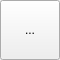
<?xml version="1.0" encoding="UTF-8"?>
<ui version="4.0">
 <class>HomeWidget</class>
 <widget class="QFrame" name="HomeWidget">
  <property name="geometry">
   <rect>
    <x>0</x>
    <y>0</y>
    <width>60</width>
    <height>60</height>
   </rect>
  </property>
  <property name="sizePolicy">
   <sizepolicy hsizetype="Expanding" vsizetype="Expanding">
    <horstretch>0</horstretch>
    <verstretch>0</verstretch>
   </sizepolicy>
  </property>
  <property name="minimumSize">
   <size>
    <width>60</width>
    <height>60</height>
   </size>
  </property>
  <property name="maximumSize">
   <size>
    <width>10000</width>
    <height>10000</height>
   </size>
  </property>
  <property name="windowTitle">
   <string/>
  </property>
  <property name="frameShape">
   <enum>QFrame::NoFrame</enum>
  </property>
  <property name="frameShadow">
   <enum>QFrame::Raised</enum>
  </property>
  <property name="lineWidth">
   <number>0</number>
  </property>
  <layout class="QGridLayout" name="gridLayout">
   <property name="leftMargin">
    <number>0</number>
   </property>
   <property name="topMargin">
    <number>0</number>
   </property>
   <property name="rightMargin">
    <number>0</number>
   </property>
   <property name="bottomMargin">
    <number>0</number>
   </property>
   <property name="spacing">
    <number>0</number>
   </property>
   <item row="0" column="0">
    <widget class="QToolButton" name="_TB_homeButton">
     <property name="sizePolicy">
      <sizepolicy hsizetype="Expanding" vsizetype="Expanding">
       <horstretch>0</horstretch>
       <verstretch>0</verstretch>
      </sizepolicy>
     </property>
     <property name="minimumSize">
      <size>
       <width>60</width>
       <height>60</height>
      </size>
     </property>
     <property name="toolTip">
      <string>Retour a l'ecran d'accueil</string>
     </property>
     <property name="text">
      <string>...</string>
     </property>
     <property name="icon">
      <iconset resource="icons.qrc">
       <normaloff>:/qss_icons/icons/Maison.svg</normaloff>:/qss_icons/icons/Maison.svg</iconset>
     </property>
     <property name="iconSize">
      <size>
       <width>36</width>
       <height>36</height>
      </size>
     </property>
    </widget>
   </item>
  </layout>
 </widget>
 <resources>
  <include location="icons.qrc"/>
 </resources>
 <connections/>
</ui>
